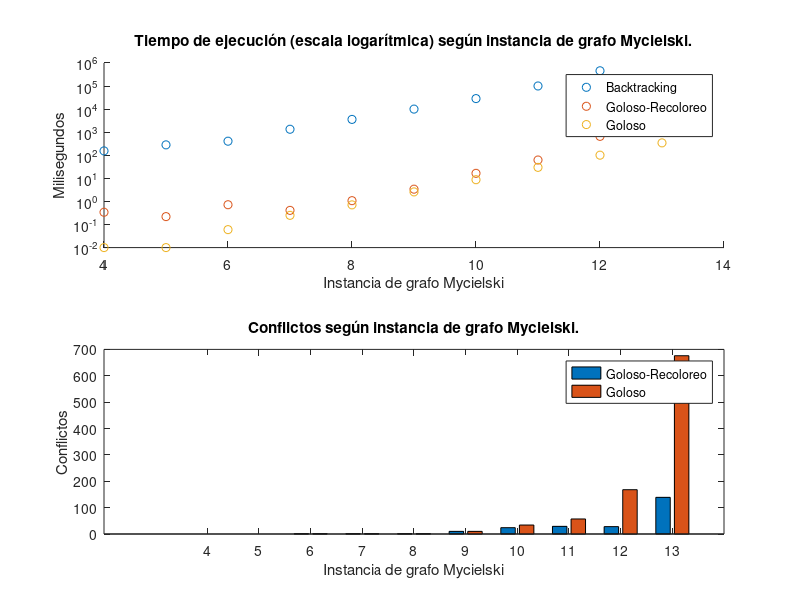

Source code (MATLAB):
% Levanto archivos
M = csvread('backtracking.csv');
M = M(:, [1,2,3 ]); % I CONF MEAN_TIME
iMycielBack = M(:,1);
backConf = M(:,2);
backTiempo = M(:,3);

M = csvread('goloso.csv');
M = M(:, [1,2,3 ]); % I CONF MEAN_TIME
iMycielGoloso = M(:,1);
golosoConf = M(:,2);
golosoTiempo = M(:,3);

M = csvread('recoloreo_goloso.csv');
M = M(:, [1,2,3 ]); % I CONF MEAN_TIME
iMycielRecoloreo = M(:,1);
golosoRecoloreoConf = M(:,2);
golosoRecoloreoTiempo = M(:,3);

iMyciel = vertcat(iMycielBack, iMycielRecoloreo, iMycielGoloso);
tiempos = vertcat(backTiempo, golosoRecoloreoTiempo, golosoTiempo)
%conflictos = vertcat(backConf, golosoRecoloreoConf, golosoConf);

G = vertcat(ones(length(backTiempo), 1),  ones(length(golosoRecoloreoTiempo),1)*2, ones(length(golosoTiempo), 1)*3)

ax = subplot(2,1,1);
gscatter(iMyciel, tiempos,G);
hold on;



%set(gca, 'XTick', iMyciel)
title('Tiempo de ejecución (escala logarítmica) según instancia de grafo Mycielski.')
legend('Backtracking', 'Goloso-Recoloreo', 'Goloso');
xlabel('Instancia de grafo Mycielski');
ylabel('Milisegundos');
set(ax,'YScale','log');

ax = subplot(2,1,2);
%gscatter(iMyciel, conflictos,G);

conflictos = horzcat(golosoRecoloreoConf, golosoConf);
bar(iMycielGoloso,conflictos);

%bar(conflictos, G);
%bar(golosoRecoloreoConf);
hold on;

title('Conflictos según instancia de grafo Mycielski.')
legend('Goloso-Recoloreo', 'Goloso');
xlabel('Instancia de grafo Mycielski');
ylabel('Conflictos');
%set(ax,'YScale','log');

% gscatter(n, coeficientes);

